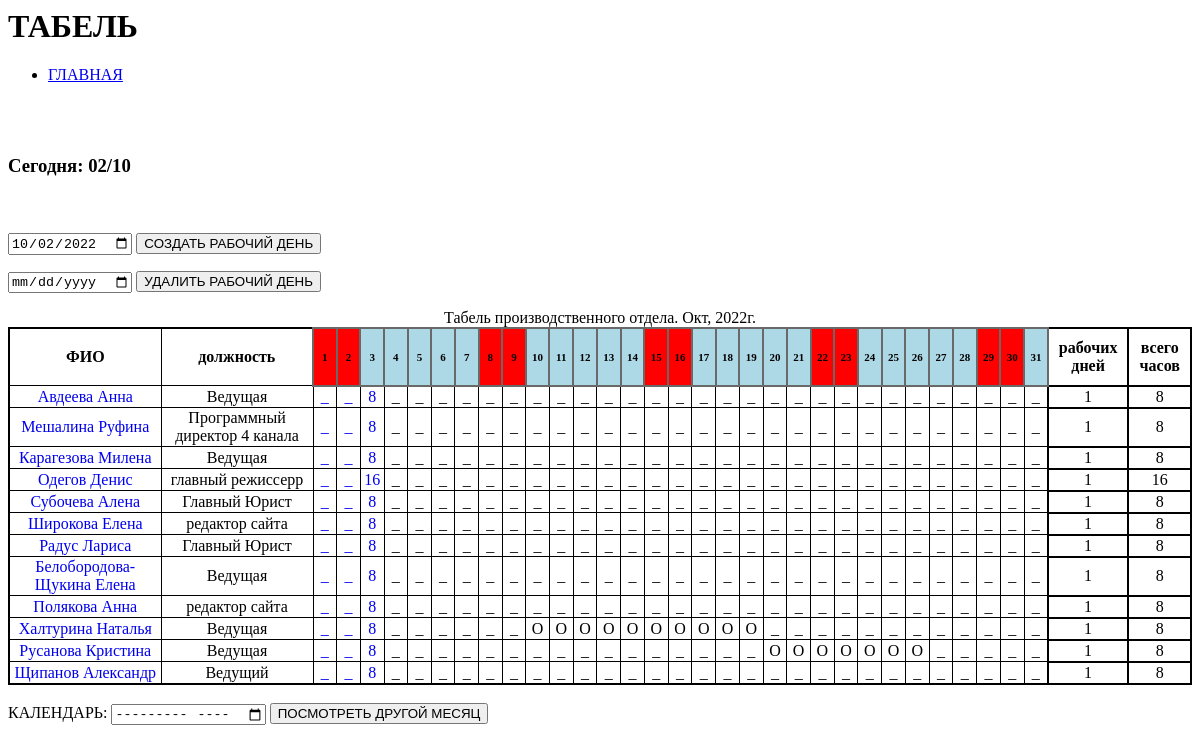
/tabel/, run on the app's committed database.
### main/models.py (models this page shows, shortened)
class Dolzhnost(models.Model):
    titleDolzhnost=models.CharField('Должность', max_length=100, default='Разнорабочий')
    def __str__(self):
        return self.titleDolzhnost

class Peoples(models.Model):
    male='муж'
    female='жен'
    female_choices=[('мужской', male), ('женский', female)]
    name=models.CharField('Имя',max_length=20,blank=True)
    sename=models.CharField('Отчество', max_length=50, blank=True)
    familia=models.CharField('Фамилия',max_length=50,blank=True)
    female=models.CharField('Пол', max_length=10, choices=female_choices, default='муж')
    dateOfBirth=models.DateField('Дата рождения', blank=True, null=True)
    dateStartWork=models.DateField('Дата приема на работу',blank=True, null=True)
    dateFinishtWork=models.DateField('Дата увольнения',blank=True, null=True)
    create_at=models.DateTimeField('дата создания записи', auto_now_add=True)
    modify_at=models.DateTimeField('Дата редактирования записи',auto_now=True)
    photo=models.ImageField('Фото', upload_to='photos/%Y/%m/%d/', blank=True)
    dolzhnost = models.ForeignKey(Dolzhnost, on_delete=models.PROTECT, null=True, verbose_name='Должность')
    programma=models.ManyToManyField(Programm, through='Progconnect', through_fields=('peop', 'prog'), verbose_name='Программа')
    otdel_people=models.ForeignKey(Otdels, on_delete=models.PROTECT, null=True, verbose_name="Отдел")
    class Meta:
        verbose_name_plural='Сотрудники'

### main/views.py (the view, shortened to what this page needs)
# urls.py: path('tabel/', TabelView.as_view(), name = 'tabel' ),
class TabelView(TemplateView):
    template_name = 'main/tabel.html'
    def get_context_data(self, **kwargs):
        context=super(TabelView, self).get_context_data(**kwargs)
        d = datetime.now()
        data={
            'tabelDateWork':d.date(),
        }
        allPeople = Peoples.objects.all()
        call_tabel = viewtabel(d, allPeople)
        context.update(call_tabel)
        context['allPeople']=allPeople
        context['formEnterDate']=DateForm(prefix='aform_pre')
        context['createTabelDay']=CreateTabelNewDay(initial=data, prefix='bform_pre')
        context['deleteTabelDay']=DeleteTabelDay_Form(initial=data, prefix='cform_pre')
        return context

### main/forms.py
class DateForm(forms.Form):
    date=forms.CharField(required=False, widget=DateInput(format='%d-%m-%Y', attrs={'type': 'month'}), label='КАЛЕНДАРЬ')

class CreateTabelNewDay(forms.Form):
    tabelDateWork=forms.DateField(required=False, widget=DateInput(format='%Y-%m-%d', attrs={'type': 'date'}), label=False)

### main/views.py (called while the page is built)
def creatMonth(d):
    daymonth = []
    weekend = []
    lengthmonth = calendar.monthrange(d.year, d.month)
    for ii in range(1, lengthmonth[1] + 1):
        daymonth.append(ii)
        holiday = calendar.weekday(d.year, d.month, ii)
        if holiday == 5 or holiday == 6:
            weekend.append(ii)
    contextMonth={
        'daymonth': daymonth,
        'weekend': weekend,
        'today': datetime.now(),
    }
    return contextMonth

### main/templates/main/tabel.html (shortened to what this page needs)
{% load static %}
<link rel="stylesheet" href="{% static 'css/stylesheet_new.css'%}" type="text/css">
{% block content %}
    <h1 class="mt-3 justify-content-center">{{ tabel }}</h1>
    <ul class="nav nav-pills nav-justified">
   <li class="nav-item"> <a class="nav-link active" aria-current="page" href="{% url 'index' %}">ГЛАВНАЯ  </a></li>
    </ul>
<h3>Сегодня: {% now "d/m" %}</h3>
    <form method="POST" id="CreateTabelNewDay_form" actions="tabel" enctype="multipart/form-data">
{{ createTabelDay }}
    <button type="submit"  name="{{ createTabelDay.prefix }}" form="CreateTabelNewDay_form" value="createTabelNewDay">СОЗДАТЬ РАБОЧИЙ ДЕНЬ</button>
       </form>
<form method="POST" id="DeleteTabelNewDay_form" actions="tabel" enctype="multipart/form-data">
{{ deleteTabelDay }}
    <button type="submit"  name="{{ deleteTabelDay.prefix }}" form="DeleteTabelNewDay_form" value="deleteTabelDay_Form">УДАЛИТЬ РАБОЧИЙ ДЕНЬ</button>
       </form>
{% with date_day_today=view_date|date:"d" %}
{% with date_month=view_date|date:"m" %}
{% with date_year=view_date|date:"Y" %}
<table>
     <caption>Табель производственного отдела. {{ view_date|date:"M"}}, {{ view_date|date:"Y"  }}г.</caption>
   <tr>
    <th class="tabel-th">ФИО</th>
    <th class="tabel-th">должность</th>
    {% for day in daymonth %}
        {% if day in weekend %}
            <th style="text-align: center; border: 2px  solid dimgrey; background: red">
        {% else %}
            <th style="text-align: center; border: 2px  solid dimgrey; background: lightblue">
        {% endif %}
     <span style="font-size: 11px"> {{ day }}</span>
       </th>
     {% endfor %}
   <th class="th_workday" >рабочих<br>дней</th>
   <th class="th_workday">всего<br>часов</th>
   </tr>
    {% for all_dict in tabeldata %}
        <tr>
            <td><a style="text-decoration: none; " href="{% url 'preview' all_dict.id  %}"> {{all_dict.familia}} {{all_dict.name}}</a></td>
<td>{{all_dict.dolzhnost}}</td>
            {% for each_dict_k, each_dict_v in all_dict.items %}
            {% for date_day, data_work in each_dict_v.items %}
                {% for data_work_id,data_work_val in data_work.items %}
                    {% if data_work_val == 'О' or data_work_val == 'Б' or data_work_val == 'П' or data_work_val == 'Х' %}
                        <td>{{ data_work_val }}</td>
                    {% elif data_work_val == ' ' and date_day > date_day_today %}
                        <td>_</td>
                    {% elif data_work_val == ' ' or data_work_val == 0  and date_day < date_day_today %}
                        <td><a style="text-decoration: none;" title='{{ all_dict.familia }}' href="{% url 'createworkday' all_dict.id data_work_id 0 date_day date_month date_year   %}" >_</a></td>
                    {% else %}
                        <td><a style="text-decoration: none;" title='{{ all_dict.familia }}' href="{% url 'createworkday' all_dict.id data_work_id data_work_val date_day date_month date_year  %}" >{{ data_work_val }}</a></td>
                    {% endif %}
                {% endfor %}
            {% endfor %}
            {% endfor %}
        <td  class="td_workday">{{ all_dict.dni_sum }}</td>
<td class="td_workday">{{ all_dict.chasi_sum }}</td>
        </tr>
{% endfor %}
{% endwith %}
{% endwith %}
{% endwith %}
    </table>
 <form method="POST" id="viewAtherMonth"  actions="tabel" enctype="multipart/form-data">
        {{formEnterDate}}
 <button type="submit" name="{{ formEnterDate.prefix }}" form="viewAtherMonth" value="viewAtherMonth">ПОСМОТРЕТЬ ДРУГОЙ МЕСЯЦ</button>
       </form>
{% endblock %}

### static/css/stylesheet_new.css (style rules this page uses)
table { border: 2px solid; border-collapse: collapse; empty-cells: hide; }
td { border: 1px solid; text-align: center; width: 20px; }
th { border: 1px solid; text-align: center; width: 20px; }
.tabel-th { width: 150px; }
.td_workday { border: 2px solid; text-align: center; }
.th_workday { border: 2px solid; text-align: center; padding: 10px; }

### data on the page
Dolzhnost: familia "Авдеева", name "Анна", dolzhnost "Ведущая", data_work "8" "8" "8" "8" "8", dni_sum "1", chasi_sum "8", familia "Карагезова", name "Милена", familia "Белобородова-Щукина", name "Елена", familia "Халтурина", name "Наталья", data_work "О" "О" "О" "О" "О" "О" "О" "О" "О" "О" "О" "О" "О" "О" "О" "О" "О", familia "Русанова", name "Кристина"
Dolzhnost: familia "Мешалина", name "Руфина", dolzhnost "Программный директор 4 канала", data_work "8", dni_sum "1", chasi_sum "8"
Dolzhnost: familia "Одегов", name "Денис", dolzhnost "главный режиссерр", data_work "16", dni_sum "1", chasi_sum "16"
Dolzhnost: familia "Субочева", name "Алена", dolzhnost "Главный Юрист", data_work "8" "8", dni_sum "1", chasi_sum "8", familia "Радус", name "Лариса"
Dolzhnost: familia "Широкова", name "Елена", dolzhnost "редактор сайта", data_work "8" "8", dni_sum "1", chasi_sum "8", familia "Полякова", name "Анна"
Dolzhnost: familia "Щипанов", name "Александр", dolzhnost "Ведущий", data_work "8", dni_sum "1", chasi_sum "8"

### other printed values
{{ tabel }} "ТАБЕЛЬ"
{{ view_date|date:"M" }} "Окт"
{{ view_date|date:"Y" }} "2022"
{{ day }} "1" "2" "3" "4" "5" "6" "7" "8" "9" "10" "11" "12" "13" "14" "15" "16" "17" "18" "19" "20" "21" "22" "23" "24" "25" "26" "27" "28" "29" "30" "31"
